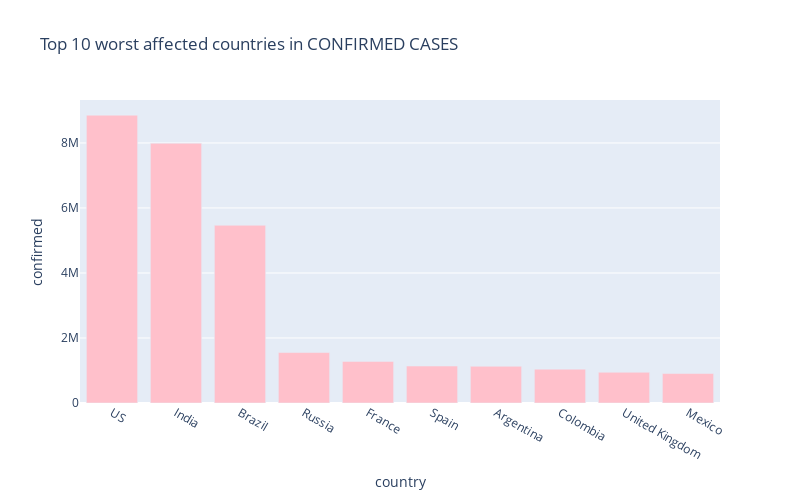

The code cell stored with this chart in its notebook:
### Markdown cell above
# 10 worst hit countries - Confirmed cases

### Code cell
px.bar(
    sorted_country_df.head(10),
    x="country",
    y="confirmed",
    title = "Top 10 worst affected countries in CONFIRMED CASES",  # the axis names
    color_discrete_sequence = ['pink'],
    height = 500,
    width = 800
)

### Figure 1 — Plotly figure (JSON) as saved in the notebook; plotly's stock layout.template omitted (floating-point values rounded to 4 significant figures)
{"data": [{"alignmentgroup": "True", "hovertemplate": "country=%{x}<br>confirmed=%{y}<extra></extra>", "legendgroup": "", "marker": {"color": "pink"}, "name": "", "offsetgroup": "", "orientation": "v", "showlegend": false, "textposition": "auto", "type": "bar", "x": ["US", "India", "Brazil", "Russia", "France", "Spain", "Argentina", "Colombia", "United Kingdom", "Mexico"], "xaxis": "x", "y": [8855182, 7990322, 5468270, 1553028, 1280215, 1136503, 1130533, 1041936, 945378, 906863], "yaxis": "y"}], "layout": {"barmode": "relative", "height": 500, "legend": {"tracegroupgap": 0}, "title": {"text": "Top 10 worst affected countries in CONFIRMED CASES"}, "width": 800, "xaxis": {"anchor": "y", "domain": [0, 1], "title": {"text": "country"}}, "yaxis": {"anchor": "x", "domain": [0, 1], "title": {"text": "confirmed"}}}}
